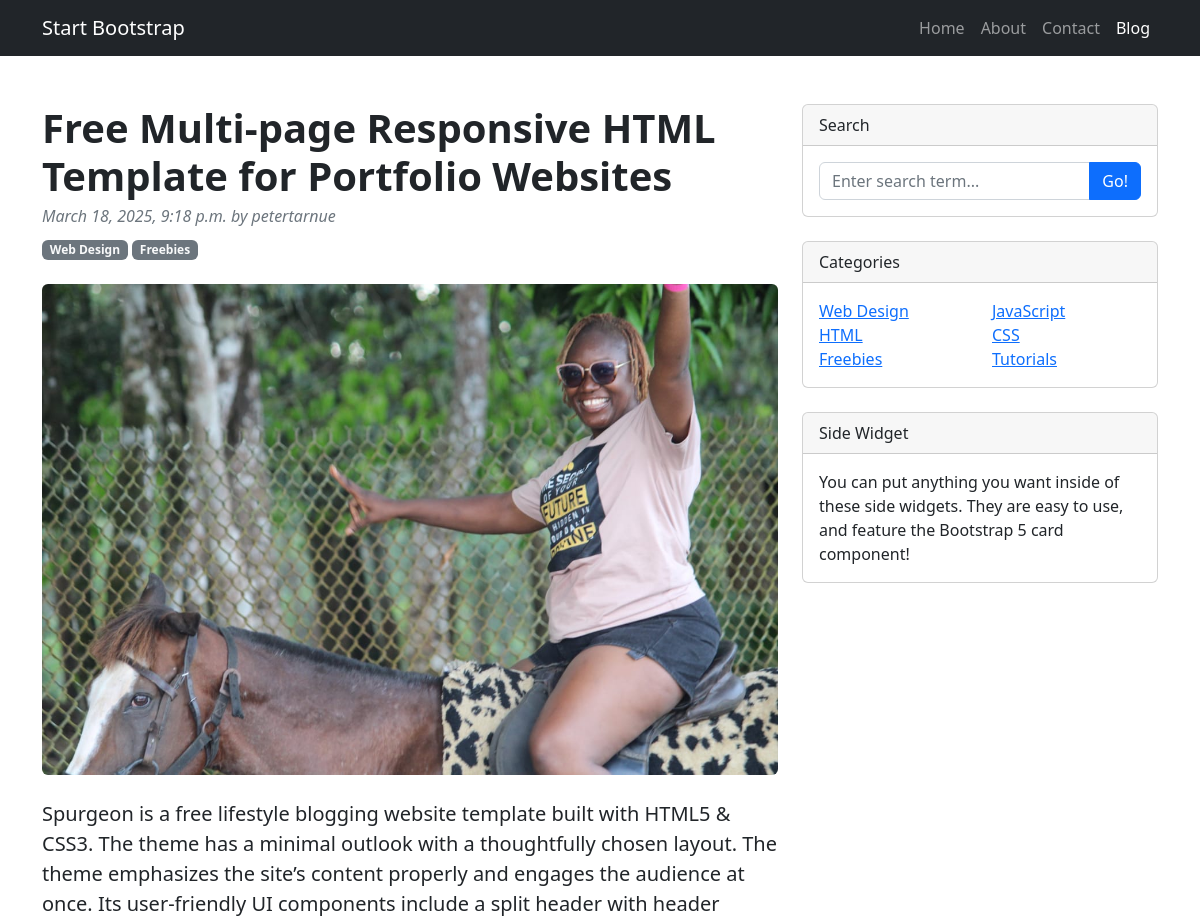
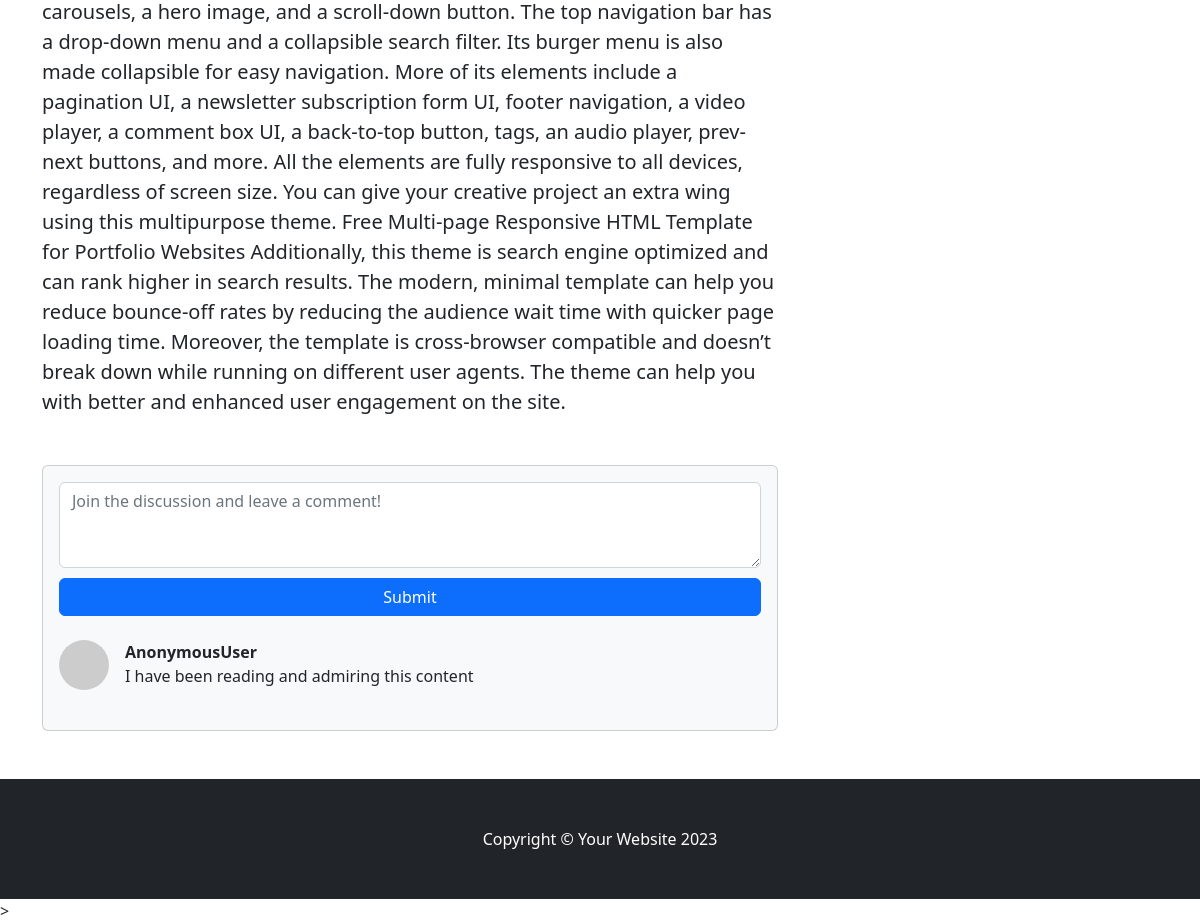
Page /read-detail/free-multi-page-responsive-HTML-template-for-portf/ on the committed database (2 pictures, top to bottom).
### blockApp/models.py (models this page shows, shortened)
class Post(models.Model):
    title = models.CharField(max_length=200)
    body = models.TextField()
    date_created = models.DateTimeField(auto_now_add=True)
    updated_at = models.DateTimeField(auto_now=True)
    image = models.ImageField(upload_to='image')
    trending = models.BooleanField(default=False)
    writer = models.ForeignKey(User, on_delete=SET_NULL, null=True, blank=True)
    slug = models.SlugField(default='slug')

class Comment(models.Model):
    post = models.ForeignKey(Post, on_delete=models.CASCADE)
    body = models.TextField()

### blockApp/views.py (the view)
# urls.py: path('read-detail/<str:slug>/', views.read_detail, name='read-detail'),
def read_detail(request, slug):
    post = Post.objects.get(slug=slug)
    comments = post.comment_set.all()
    form = CommentForm()
    new_comment = None
    if request.method == "POST":
        form = CommentForm(request.POST)
        new_comment = form.save(commit=False)
        new_comment.post = post
        new_comment.save()
        return HttpResponseRedirect(reverse("read-detail", kwargs={"slug": slug }))
    context_d = {'post': post, 'comments':comments, 'form':form}
    return render(request, 'blog-app/post-detail.html', context_d)

### blockApp/forms.py
class CommentForm(forms.ModelForm):
    body = forms.CharField(
        max_length=500,
        widget=forms.Textarea(attrs={'class': 'form-control', "rows": 3, "placeholder": "Join the discussion and leave a comment!"})
    )
    class Meta:
        model = Comment
        fields = ['body',]

### blockApp/templates/blog-app/post-detail.html (shortened to what this page needs)
{% extends "blog-app/base.html" %}
{% load static %}
    {% block content %}
        <div class="container mt-5">
            <div class="row">
                <div class="col-lg-8">
                    <article>
                        <header class="mb-4">
                            <h1 class="fw-bolder mb-1">{{ post.title }}</h1>
                            <div class="text-muted fst-italic mb-2">{{ post.date_created }} by {{ post.writer }}</div>
                            <a class="badge bg-secondary text-decoration-none link-light" href="#!">Web Design</a>
                            <a class="badge bg-secondary text-decoration-none link-light" href="#!">Freebies</a>
                        </header>
                        <figure class="mb-4"><img class="img-fluid rounded" src="{{ post.image.url }}" alt="..." /></figure>
                        <section class="mb-5">
                            <p class="fs-5 mb-4">
                                {{ post.body }}
                            </p>
                        </section>
                    </article>
                    <section class="mb-5">
                        <div class="card bg-light">
                            <div class="card-body">
                                <form class="mb-4" method="POST">
                                    {{ form.body }}
                                    <button class="btn btn-primary" type="submit" value="submit" style="width: 100%; margin-top: 10px;" align="center">Submit</button>
                                </form>
                                {% for comment in comments  %}
                                <div class="d-flex mb-4">
                                        <div class="flex-shrink-0"><img class="rounded-circle" src="https://dummyimage.com/50x50/ced4da/6c757d.jpg" alt="..." /></div>
                                        <div class="ms-3">
                                            <div class="fw-bold">{{ request.user }} </div>
                                            {{ comment.body }}
                                        </div>
                                </div>
                                {% endfor %}
                            </div>
                        </div>
                    </section>
                </div>
                <div class="col-lg-4">
                    <div class="card mb-4">
                        <div class="card-header">Search</div>
                        <div class="card-body">
                            <div class="input-group">
                                <input class="form-control" type="text" placeholder="Enter search term..." aria-label="Enter search term..." aria-describedby="button-search" />
                                <button class="btn btn-primary" id="button-search" type="button">Go!</button>
                            </div>
                        </div>
                    </div>
                    <div class="card mb-4">
                        <div class="card-header">Categories</div>
                        <div class="card-body">
                            <div class="row">
                                <div class="col-sm-6">
                                    <ul class="list-unstyled mb-0">
                                        <li><a href="#!">Web Design</a></li>
                                        <li><a href="#!">HTML</a></li>
                                        <li><a href="#!">Freebies</a></li>
                                    </ul>
                                </div>
                                <div class="col-sm-6">
                                    <ul class="list-unstyled mb-0">
                                        <li><a href="#!">JavaScript</a></li>
                                        <li><a href="#!">CSS</a></li>
                                        <li><a href="#!">Tutorials</a></li>
                                    </ul>
                                </div>
                            </div>
                        </div>
                    </div>
                    <div class="card mb-4">
                        <div class="card-header">Side Widget</div>
                        <div class="card-body">You can put anything you want inside of these side widgets. They are easy to use, and feature the Bootstrap 5 card component!</div>
                    </div>
                </div>
            </div>
        </div>
    {% endblock content %}

### rows in the picture
Post: title "Free Multi-page Responsive HTML Template for Portfolio Websites", date_created "March 18, 2025, 9:18 p.m.", writer "petertarnue", image (picture), body "Spurgeon is a free lifestyle blogging website template built with HTML5 & CSS3. The theme has a minimal outlook with a thoughtfully chosen layout. The theme emphasizes the site’s content properly and engages the audience at once. Its user-friendly UI components include a split header with header carousels, a hero image, and a scroll-down button. The top navigation bar has a drop-down menu and a collapsible search filter. Its burger menu is also made collapsible for easy navigation. More of its elements include a pagination UI, a newsletter subscription form UI, footer navigation, a video player, a comment box UI, a back-to-top button, tags, an audio player, prev-next buttons, and more. All…"
Comment: user "AnonymousUser", body "I have been reading and admiring this content"
